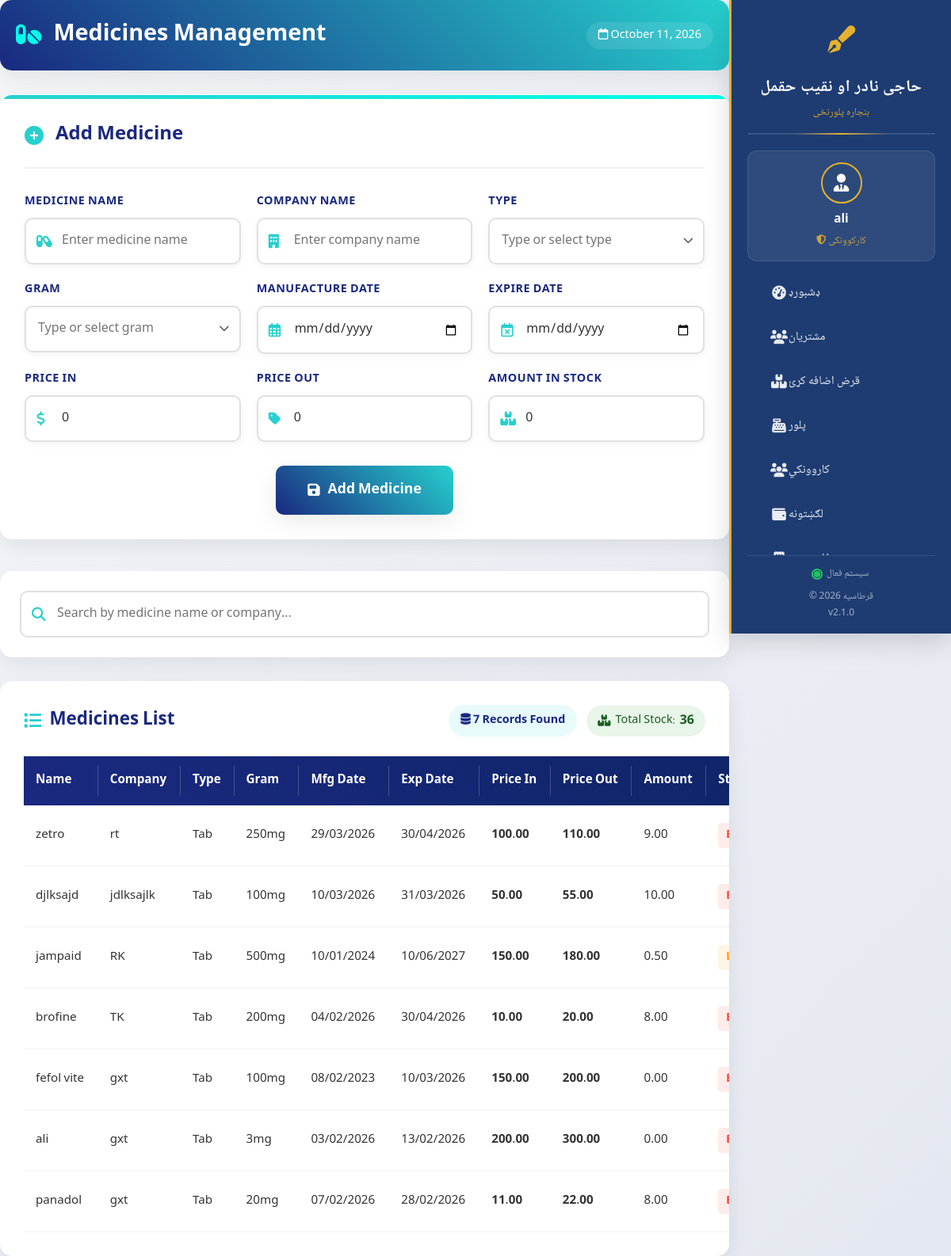
The page /medicines.php (signed in) on the database its author committed.
### tables this page shows
CREATE TABLE `medicines` (
  `id` int(11) NOT NULL,
  `name` varchar(150) NOT NULL,
  `company_name` varchar(150) NOT NULL,
  `type` varchar(100) NOT NULL,
  `gram` varchar(50) NOT NULL,
  `manufacture_date` date NOT NULL,
  `expire_date` date NOT NULL,
  `price_in` decimal(10,2) NOT NULL,
  `price_out` decimal(10,2) NOT NULL,
  `amount` decimal(10,2) NOT NULL DEFAULT 0.00
);

### medicines.php (the view, shortened to what this page needs)
<?php
require_once 'db.php';
$name = $company_name = $type = $gram = "";
$manufacture_date = $expire_date = "";
$price_in = $price_out = 0;
$amount = 0;
$action = "Add";
$search = isset($_GET['search']) ? trim($_GET['search']) : '';
if (!empty($search)) {
    $query = "SELECT * FROM medicines WHERE name LIKE ? OR company_name LIKE ? ORDER BY id DESC";
    $stmt = $conn->prepare($query);
    $search_param = "%$search%";
    $stmt->bind_param("ss", $search_param, $search_param);
} else {
    $query = "SELECT * FROM medicines ORDER BY id DESC";
    $stmt = $conn->prepare($query);
}
$stmt->execute();
$result = $stmt->get_result();
$total_count = $result->num_rows;
$total_stock = 0;
$result->data_seek(0);
while ($stock_row = $result->fetch_assoc()) {
    $total_stock += floatval($stock_row['amount']);
}
$result->data_seek(0);
?>
<!DOCTYPE html>
<html lang="en">
<head>
    <link rel="stylesheet" href="https://cdnjs.cloudflare.com/ajax/libs/font-awesome/6.4.0/css/all.min.css">
    <link rel="stylesheet" href="s.css">
</head>
<body>
    <?php include 'sidebar.php'; ?>
    <div class="main-content">
        <div class="page-header">
            <h1>
                <i class="fas fa-pills"></i>
                Medicines Management
            </h1>
            <div class="today">
                <i class="far fa-calendar"></i>
                <?php echo date('F j, Y'); ?>
            </div>
        </div>
        <div class="form-container">
            <div class="form-header">
                <i class="fas fa-plus-circle"></i>
                <h2><?php echo $action; ?> Medicine</h2>
            </div>
            <form method="POST" action="" id="medicineForm">
                <div class="form-grid">
                    <div class="form-group">
                        <label class="form-label">Medicine Name</label>
                        <div class="form-input-group">
                            <i class="fas fa-capsules"></i>
                            <input type="text" name="name" class="form-input"
                                   value="<?php echo htmlspecialchars($name); ?>"
                                   placeholder="Enter medicine name" required>
                        </div>
                    </div>
                    <div class="form-group">
                        <label class="form-label">Company Name</label>
                        <div class="form-input-group">
                            <i class="fas fa-building"></i>
                            <input type="text" name="company_name" class="form-input"
                                   value="<?php echo htmlspecialchars($company_name); ?>"
                                   placeholder="Enter company name" required>
                        </div>
                    </div>
                    <div class="form-group combo-group">
                        <label class="form-label">Type</label>
                        <div class="combo-wrap">
                            <input type="text" name="type" id="typeInput" class="form-input combo-input"
                                   value="<?php echo htmlspecialchars($type); ?>"
                                   placeholder="Type or select type" autocomplete="off" required>
                            <button type="button" class="combo-toggle" id="typeToggle" tabindex="-1">
                                <i class="fas fa-chevron-down"></i>
                            </button>
                        </div>
                    </div>
                    <div class="form-group combo-group">
                        <label class="form-label">Gram</label>
                        <div class="combo-wrap">
                            <input type="text" name="gram" id="gramInput" class="form-input combo-input"
                                   value="<?php echo htmlspecialchars($gram); ?>"
                                   placeholder="Type or select gram" autocomplete="off" required>
                            <button type="button" class="combo-toggle" id="gramToggle" tabindex="-1">
                                <i class="fas fa-chevron-down"></i>
                            </button>
                        </div>
                    </div>
                    <div class="form-group">
                        <label class="form-label">Manufacture Date</label>
                        <div class="form-input-group">
                            <i class="far fa-calendar-alt"></i>
                            <input type="date" name="manufacture_date" class="form-input"
                                   value="<?php echo $manufacture_date; ?>" required>
                        </div>
                    </div>
                    <div class="form-group">
                        <label class="form-label">Expire Date</label>
                        <div class="form-input-group">
                            <i class="far fa-calendar-times"></i>
                            <input type="date" name="expire_date" class="form-input"
                                   value="<?php echo $expire_date; ?>" required>
                        </div>
                    </div>
                    <div class="form-group">
                        <label class="form-label">Price In</label>
                        <div class="form-input-group">
                            <i class="fas fa-dollar-sign"></i>
                            <input type="number" step="0.01" name="price_in" class="form-input"
                                   value="<?php echo $price_in; ?>" placeholder="0.00" required>
                        </div>
                    </div>
                    <div class="form-group">
                        <label class="form-label">Price Out</label>
                        <div class="form-input-group">
                            <i class="fas fa-tag"></i>
                            <input type="number" step="0.01" name="price_out" class="form-input"
                                   value="<?php echo $price_out; ?>" placeholder="0.00" required>
                        </div>
                    </div>
                    <div class="form-group">
    <label class="form-label">Amount in Stock</label>
    <div class="form-input-group">
        <i class="fas fa-boxes"></i>
        <input type="number" name="amount" class="form-input"
               value="<?php echo $amount; ?>" placeholder="0"
               min="0" step="any" required>
    </div>
</div>
                </div>
                <button type="submit" class="submit-btn">
                    <i class="fas fa-save"></i>
                    <?php echo $action; ?> Medicine
                </button>
            </form>
        </div>
        <div class="search-section">
            <form method="GET" action="" id="searchForm" class="search-form">
                <div class="form-input-group search-box">
                    <i class="fas fa-search search-icon"></i>
                    <input type="text" name="search" id="searchInput" class="search-input"
                           placeholder="Search by medicine name or company..."
                           value="<?php echo htmlspecialchars($search); ?>">
                </div>
            </form>
        </div>
        <div class="table-container">
            <div class="table-header">
                <h3>
                    <i class="fas fa-list"></i>
                    Medicines List
                </h3>
                <div class="table-header-stats">
                    <div class="records-count">
                        <i class="fas fa-database"></i>
                        <?php echo $total_count; ?> Records Found
                    </div>
                    <div class="total-stock">
                        <i class="fas fa-boxes"></i>
                        Total Stock: <strong><?php echo number_format($total_stock, 0); ?></strong>
                    </div>
                </div>
            </div>
            <?php if ($total_count > 0): ?>
            <div class="table-responsive">
                <table class="medicines-table">
                    <thead>
                        <tr>
                            <th>Name</th>
                            <th>Company</th>
                            <th>Type</th>
                            <th>Gram</th>
                            <th>Mfg Date</th>
                            <th>Exp Date</th>
                            <th>Price In</th>
                            <th>Price Out</th>
                            <th>Amount</th>
                            <th>Status</th>
                        </tr>
                    </thead>
                    <tbody>
                        <?php while($row = $result->fetch_assoc()):
                            $expired = strtotime($row['expire_date']) < time();
                            $low_stock = $row['amount'] <=2;
                            $status_class = $expired ? 'expired' : ($low_stock ? 'low-stock' : 'in-stock');
                        ?>
                        <tr>
                            <td><?php echo htmlspecialchars($row['name']); ?></td>
                            <td><?php echo htmlspecialchars($row['company_name']); ?></td>
                            <td><?php echo $row['type']; ?></td>
                            <td><?php echo $row['gram']; ?></td>
                            <td><?php echo date('d/m/Y', strtotime($row['manufacture_date'])); ?></td>
                            <td><?php echo date('d/m/Y', strtotime($row['expire_date'])); ?></td>
                            <td class="price-in"><?php echo number_format($row['price_in'], 2); ?></td>
                            <td class="price-out"><?php echo number_format($row['price_out'], 2); ?></td>
                            <td><?php echo $row['amount']; ?></td>
                            <td>
                                <span class="<?php echo $status_class; ?>">
                                </span>
                            </td>
                        </tr>
                        <?php endwhile; ?>
                    </tbody>
                </table>
            </div>
            <?php endif; ?>
        </div>
    </div>
</body>
</html>

### medicines.php (style rules this page uses)
.today { background: rgba(255, 255, 255, 0.1); padding: 5px 15px; border-radius: 20px; font-size: 0.9rem; margin-left: auto; }
.table-header-stats { display: flex; align-items: center; gap: 12px; margin-left: auto; }
.total-stock { background: #e8f5e9; color: #1b5e20; padding: 6px 14px; border-radius: 20px; font-size: 0.9rem; display: flex; align-items: center; gap: 6px; white-space: nowrap; }
.total-stock strong { font-size: 1rem; }
.combo-group { position: relative; }
.combo-wrap { position: relative; display: flex; align-items: center; }
.combo-wrap .combo-input { width: 100%; padding-right: 38px; }
.combo-toggle { position: absolute; right: 6px; top: 50%; transform: translateY(-50%); background: transparent; border: none; color: #666; cursor: pointer; padding: 6px 8px; line-height: 1; }

### sidebar.php (style rules this page uses)
:root { --sidebar-primary: #1e3c72; --sidebar-secondary: #2b4a7a; --sidebar-accent: #e6b12e; --sidebar-text: #ffffff; --sidebar-shadow: 0 10px 30px rgba(0, 0, 0, 0.15); --sidebar-transition: all 0.4s cubic-bezier(0.175, 0.885, 0.32, 1.275); }
* { font-family: 'Noto Naskh Arabic', 'Segoe UI', Tahoma, sans-serif; }
.main-content { transition: margin-right 0.5s cubic-bezier(0.175, 0.885, 0.32, 1.275); }
@media (min-width: 769px) { .main-content { margin-right: 280px; } }

### rows shown on the page
medicines: name "zetro", company_name "rt", type "Tab", gram "250mg", manufacture_date "29/03/2026", expire_date "30/04/2026", price_in "100.00", price_out "110.00", amount "9.00"
medicines: name "djlksajd", company_name "jdlksajlk", type "Tab", gram "100mg", manufacture_date "10/03/2026", expire_date "31/03/2026", price_in "50.00", price_out "55.00", amount "10.00"
medicines: name "jampaid", company_name "RK", type "Tab", gram "500mg", manufacture_date "10/01/2024", expire_date "10/06/2027", price_in "150.00", price_out "180.00", amount "0.50"
medicines: name "brofine", company_name "TK", type "Tab", gram "200mg", manufacture_date "04/02/2026", expire_date "30/04/2026", price_in "10.00", price_out "20.00", amount "8.00"
medicines: name "fefol vite", company_name "gxt", type "Tab", gram "100mg", manufacture_date "08/02/2023", expire_date "10/03/2026", price_in "150.00", price_out "200.00", amount "0.00"
medicines: name "ali", company_name "gxt", type "Tab", gram "3mg", manufacture_date "03/02/2026", expire_date "13/02/2026", price_in "200.00", price_out "300.00", amount "0.00"
medicines: name "panadol", company_name "gxt", type "Tab", gram "20mg", manufacture_date "07/02/2026", expire_date "28/02/2026", price_in "11.00", price_out "22.00", amount "8.00"

### other values the page prints
$current_user "ali"
$action "Add"
$total_count "7"
$total_stock "36"
